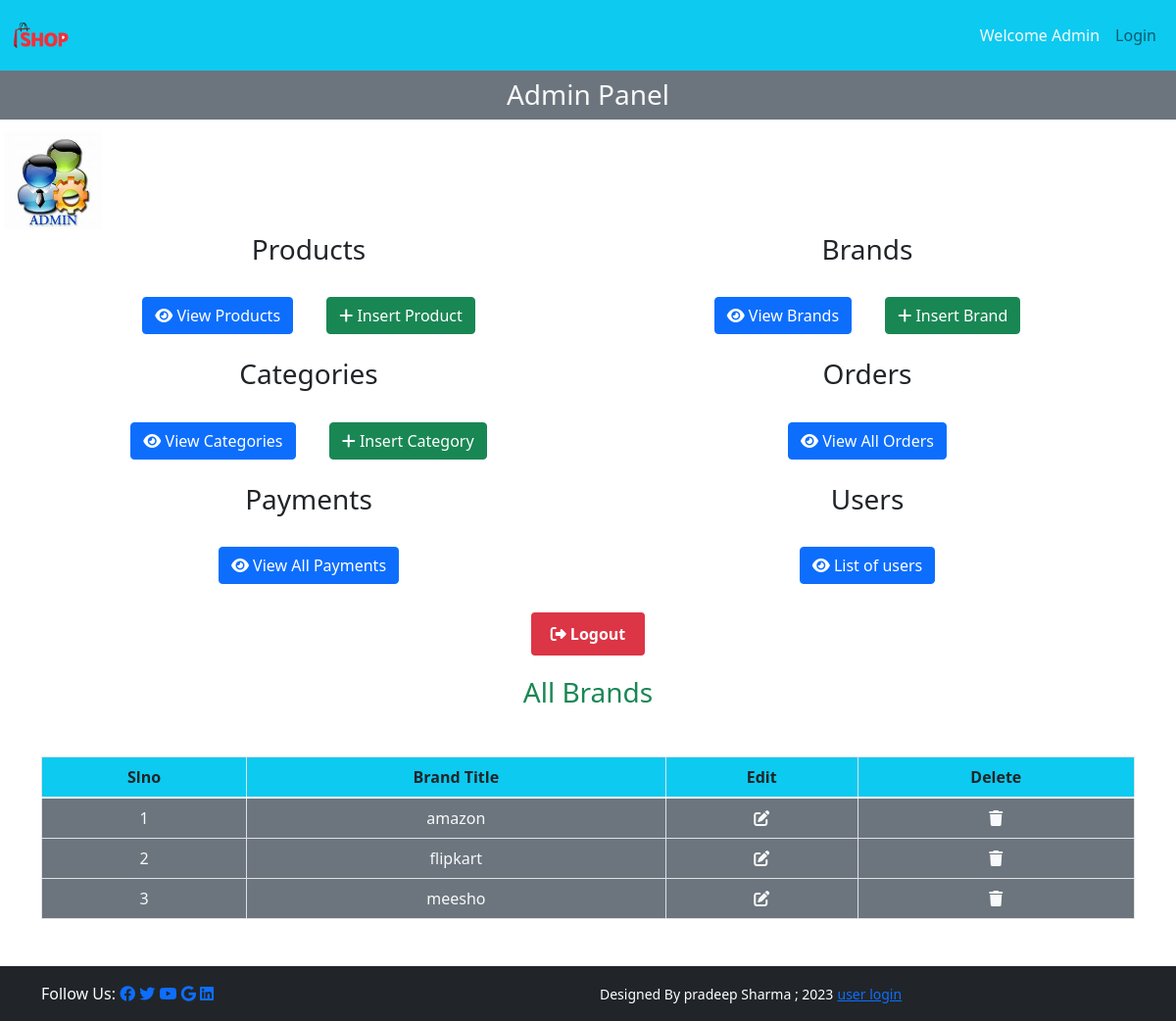
The app's page /admin_area/index.php?view_brands with its own data.
### tables this page shows
CREATE TABLE `brands` (
  `brand_id` int(11) NOT NULL,
  `brand_title` varchar(100) NOT NULL
);

### admin_area/view_brands.php (the view, shortened to what this page needs)
<h3 class="text-center text-success">All Brands</h3>
<table class="table table-bordered mt-5">
 <thead class="bg-info">
    <tr class=text-center>
        <th>Slno</th>
        <th>Brand Title</th>
        <th>Edit</th>
        <th>Delete</th>
    </tr>
 </thead>
 <tbody class="bg-secondary text-light">
    <?php
    $select_cat="select * from `brands`";
    $result=mysqli_query($con,$select_cat);
    $number=0;
    while($row=mysqli_fetch_array($result)){
        $brand_id=$row['brand_id'];
        $brand_title=$row['brand_title'];
        $number++;
    ?>
    <tr class=text-center>
        <td><?php echo $number; ?></td>
        <td><?php echo $brand_title; ?></td>
        <td><a href='index.php?edit_brands=<?php  echo $brand_id ?>' class='text-light'><i class='fa-solid fa-pen-to-square'></i></a></td>
    <td><a href='index.php?delete_brands=<?php  echo $brand_id ?>' type="button" class=" text-light" data-toggle="modal" data-target="#exampleModal"><i class='fa-solid fa-trash'></i></a></td>
    </tr>
    <?php
}?>
 </tbody>
</table>

### style.css (style rules this page uses)
* { margin: 0; padding: 0; box-sizing: border-box; }

### admin_area/index.php (style rules this page uses)
body { overflow-x: hidden; }

### records on screen
brands: brand_title "amazon"
brands: brand_title "flipkart"
brands: brand_title "meesho"
